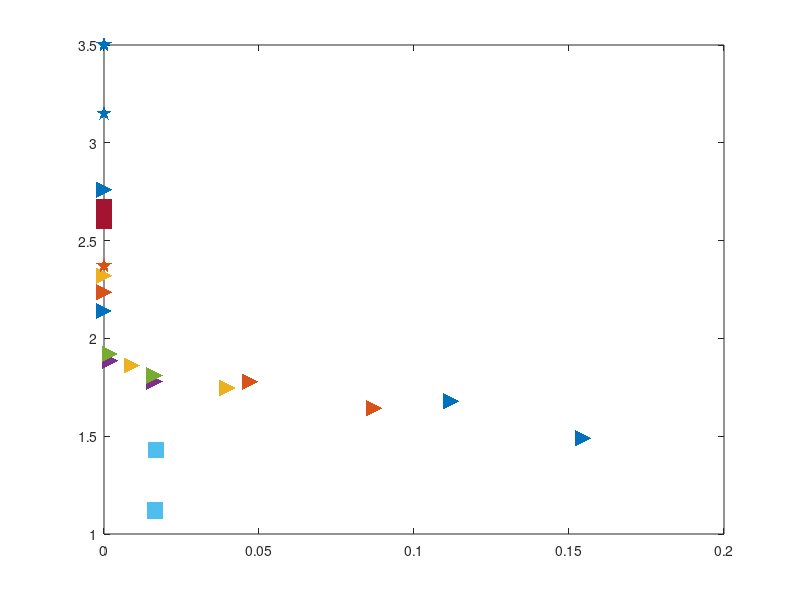

Here is the MATLAB script that generated this plot: (Note: this script raises an error after producing the figure.)
figure(1);hold on; box on;
set(gcf,'color','w');
%scatter([0.215,0.148],[0.820,1.198],140,'<','filled')
% scatter([0.0955,0.092,0.0306,0.0042,0.0014,0.000154],[1.579,1.620,1.766,2.254,2.418,2.815],140,'<','filled')
% scatter([0.049,0.085,0.147,0.213],[1.02,0.895,0.85,0.80],140,'<','filled')
%scatter([0.049,0.085,0.147,0.213],[0,1.01,0,0],140,'<','filled')

% scatter([0.1593],[0.994],140,'>','filled')

% % scatter([0.00516,0.012,0.0065,0.0013],[1.49,1.679,2.14,2.76],140,'>','filled')
scatter([1.1546,1.112,1.00007,1.0000013]-1,[1.49,1.679,2.14,2.76],140,'>','filled','DisplayName','calA0 = 1.15')
% 
scatter([1.0871,1.0473,1.0000434]-1,[1.643,1.778,2.236],140,'>','filled','DisplayName','calA0 = 1.08')
scatter([1.0399,1.009,1.0000324]-1,[1.747,1.8612,2.32],140,'>','filled','DisplayName','calA0 = 1.03')


% scatter([0.0761],[1.78],140,'>','filled')
% scatter([0.0855,0.0321,0.0042,0.0013],[1.6,1.6,2.48,2.48],140,'>','filled','DisplayName','calA0 = 1.0')
scatter([1.01628,1.00193]-1,[1.78,1.886],140,'>','filled','DisplayName','calA0 = 1.0')
scatter([1.01628,1.00193]-1,[1.81,1.92],140,'>','filled','DisplayName','calA0 = 1.0, same non-dim Ks')
% % 
% scatter(arrayfun(@trans2calA,[0.0002,0.0006,0.002,0.006,0.02,0.06,0.2])-1,[3.003,2.837,2.553,2.237,1.826,1.095,0.879],140,'o','filled','DisplayName','Soft particle simulation')
scatter([1.01675,1.01648]-1,[1.429,1.12],140,'s','filled','DisplayName','calA0 = 1.0, reduce friction')
scatter([1.00000119,1.00000112]-1,[2.67,2.6],140,'s','filled','DisplayName','calA0 = 1.15, reduce friction')
scatter([1.00000119,1.00000112]-1,[3.15,3.5],140,'p','filled','DisplayName','calA0 = 1.15, increase N')
scatter([1.00000119]-1,[2.37],140,'p','filled','DisplayName','calA0 = 1.15, frictionless')

% legend('calA0 = 1.15','calA0 = 1.08','calA0 = 1.03','calA0 = 1.0','calA0 = 1.0, same non-dim Ks','calA0 = 1.0, reduce friction','calA0 = 1.15, reduce friction')
% legend('calA0 = 1.15','calA0 = 1.08','calA0 = 1.03','calA0 = 1.0')

% scatter([0.006090,0.004718,0.002978,0.0018956],[1.76,1.92,2.10,2.37],140,'>','filled')
% scatter([0.0081,0.0067,0.0056],[1.97,2.06,2.18],140,'v','filled')
% scatter(arrayfun(@trans2calA,[0.0081,0.0067,0.0056])-1,[1.97,2.06,2.18],140,'v','filled')
% scatter([0.0125,0.0104,0.0061],[1.45,1.82,2.06],140,'^','filled')
% scatter(arrayfun(@trans2calA,[0.0125,0.0104,0.0061])-1,[1.45,1.82,2.06],140,'^','filled')
% % scatter([0.0006876,0.00057567],[2.99,3.04],140,'s','filled')
% % scatter([0.0000018552,0.0000006897],[3.06,3.36],140,'d','filled')
% scatter(arrayfun(@trans2calA,[0.0000018552,0.0000006897])-1,[3.06,3.36],140,'d','filled')
% % scatter([0.0002,0.0006,0.002,0.006,0.02,0.06,0.2],[3.003,2.837,2.553,2.237,1.826,1.095,0.879],140,'o','filled')
scatter(arrayfun(@trans2calA,[0.0002,0.0006,0.002,0.006,0.02,0.06,0.2])-1,[3.003,2.837,2.553,2.237,1.826,1.095,0.879],140,'o','filled','DisplayName','Soft particle simulation')
legend
xline(1.15-1,'--r','DisplayName','calA = 1.15')
ax = gca;
ax.XScale = "log";
%ax.YScale = "log";
%xlabel('delta/d');
xlabel('calA - 1');
ylabel('a');

% 0,8E-6 5,1e-10 9,1e-12
%%
figure(2);hold on; box on;
set(gcf,'color','w');
plot(linspace(1.1,1.22,5),[0.003,0.0027,0.0021,0.0016,0.0012].^2);
plot(linspace(1,1.22,8),[0.0004,0.0008,0.001,0.0014,0.0022,0.0016,0.0016,0.001].^2);
plot(linspace(1,1.18,8),[0.0006,0.0006,0.0004,0.0004,0.0004,0.0004,0.0004,0.0004].^2);
plot(linspace(1,1.18,8),[0.0006,0.0006,0.0006,0.0008,0.0008,0.0006,0.0006,0.0006].^2);
% ylim([0 0.003])
xlabel('calA');
ylabel('Teff');

figure(3);hold on; box on;
set(gcf,'color','w');
scatter([0.838,0.921,0.945,0.958,0.964,0.966,0.965,0.967],[0.0004,0.0008,0.001,0.0014,0.0022,0.0016,0.0016,0.001].^2);
scatter([0.828,0.872,0.8748,0.8749,0.8693,0.8678,0.8670,0.8681],[0.0006,0.0006,0.0004,0.0004,0.0004,0.0004,0.0004,0.0004].^2);
scatter([0.823,0.830,0.837,0.8378,0.841,0.834,0.837,0.834],[0.0006,0.0006,0.0006,0.0008,0.0008,0.0006,0.0006,0.0006].^2);
% ylim([0 0.003])
xlabel('phiJ');
ylabel('Teff');

figure(4);hold on; box on;
set(gcf,'color','w');
plot(linspace(1,1.18,8),[0.02515,0.02656,0.02918,0.03188,0.03483,0.03772,0.04054,0.0433].^2);
xlabel('calA');
ylabel('U');
figure(5);hold on; box on;
set(gcf,'color','w');
plot(linspace(1,1.18,8),[8e-6,6e-7,3e-8,3e-9,1e-10,7e-11,3e-11,1e-12]);
ax = gca;
ax.YScale = "log";
xlabel('calA');
ylabel('U');

% function calA = trans2calA(delta)
%     angle = acos(1 - 2 * delta);
%     calA = (sin(angle) + (pi - angle))^2/((pi - angle)*pi);
% end

%%
figure(5);hold on; box on;
set(gcf,'color','w');
m= 1 * pi /4;
scatter([16, 32, 64], [m, m, m].*[1.37, 1.22, 0.91]/1,140,'d','filled','DisplayName','Fn = G')
scatter([16, 32, 64], [m, m, m].*[5.05, 4.2, 1.98]/5,140,'>','filled','DisplayName','Fn = 5G')
legend;
xlabel('NV');
ylabel('u');

%%
function calA = trans2calA(delta)
    b = 1 - delta;
    a = 1/b;
    per = ellipsePerimeter(a,b);
    calA = per^2/(4*pi^2);
end

function per = ellipsePerimeter(a,b,varargin)
% ELLIPSEPERIMETER Compute the perimeter of an ellipse.
%   per = ELLIPSEPERIMETER(a,b) Computes the perimeter PER of an ellipse 
%   with semi-axes A and B with an infinite series solution set up until 
%   order 20. 
%   per = ELLIPSEPERIMETER(a,b,order) Computes the perimter PER with
%   semi-axes A and B with an infinite series solution set up until the
%   ORDER selected.
%
%   ######################################################################
%   EXAMPLES:
%   >> per = ellipsePerimeter(1,1);
%   Gives as a result: per = 6.283185307179586 = 2*pi
%

p = inputParser;
validationFcn = @(x) isnumeric(x) && sum(x > 0)/size(x,2) == 1;
addRequired(p,'a',validationFcn);
addRequired(p,'b',validationFcn);
defaultOrderValue = 20;
addOptional(p,'order',defaultOrderValue,validationFcn);
parse(p,a,b,varargin{:});
order = p.Results.order;
% Program start
h = (a-b).^2./(a+b).^2;
s = 1;
for i=1:order
    s = s + (h.^i * (gamma(0.5+1)/gamma(0.5-i+1)/gamma(i+1))^2);
end
per = pi*(a+b).*s;

end
